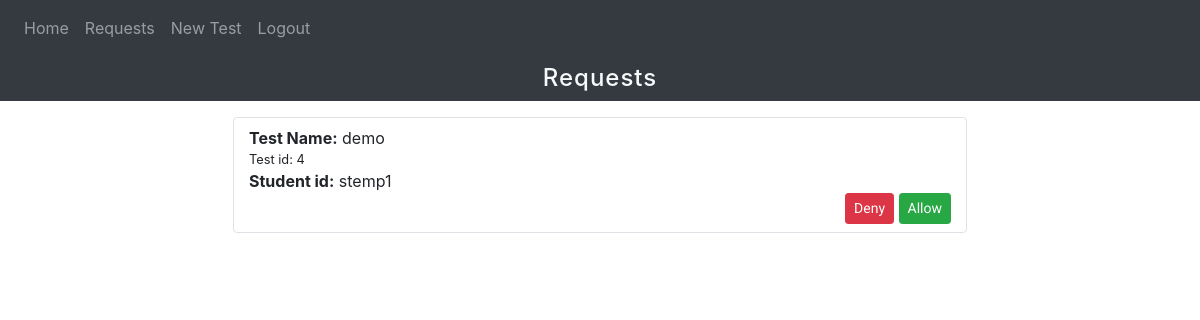
The page /teacher/permission_list/ (signed in) on the database as committed earlier.
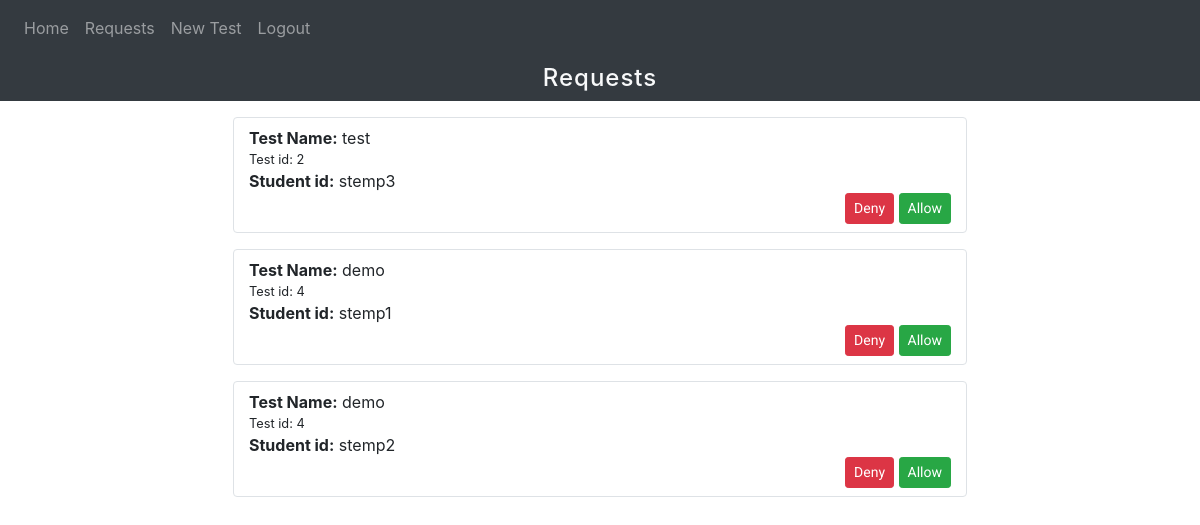
The same page on the database as committed later.
### Student/models.py (models this page shows)
class StudentTestModel(models.Model):
    PERMISSION_STATUS = (
        (INT_NOT_PERMITTED, 'not-permitted'),
        (INT_REQUESTED, 'requested'),
        (INT_PERMITTED, 'permitted'),
    )
    ATTEMPT_STATUS = (
        (INT_ATTEMPTED, 'attempted'),
        (INT_DISQUALIFIED, 'disqualified'),
        (INT_NOT_ATTEMPTED, 'not-attempted'),
    )
    student_id = models.ForeignKey(StudentSummaryModel, on_delete=models.CASCADE)
    test_id = models.ForeignKey(Test, on_delete=models.CASCADE)
    student_score = models.IntegerField(default=-1)
    is_permitted = models.CharField(max_length=2, choices = PERMISSION_STATUS, default=INT_REQUESTED, null=False, blank = False)
    attempt_status = models.CharField(choices=ATTEMPT_STATUS, max_length=2, default = INT_NOT_ATTEMPTED, null = False, blank = False)
    test_attempt_date = models.DateField(auto_now=False, default = datetime.datetime.now)
    class Meta:
        unique_together = ('student_id', 'test_id')

class StudentSummaryModel(models.Model):
    CASTE_CATEGORY = (
        ('GEN', 'General or Open'),
        ('OBC', 'Other backward classes'),
        ('SC', 'Scheduled Caste'),
        ('ST', 'Scheduled Tribe'),
    )
    student_user = models.OneToOneField(User, on_delete=models.CASCADE)
    studentRollNumber = models.CharField(max_length=MAX_LENGTH_SINGLE, null=False, blank=False, primary_key=True)
    student_first_name = models.CharField(max_length=MAX_LENGTH_SINGLE, default=DEFAULT_STRING, null=False, blank=False)
    student_last_name = models.CharField(max_length=MAX_LENGTH_SINGLE, default=DEFAULT_STRING, null=False, blank=False)
    student_dob = models.DateField(auto_now=False, null=False, blank=False)
    student_gender = models.CharField(max_length=MAX_LENGTH_SINGLE, blank=False, null=False)
    student_caste = models.CharField(choices=CASTE_CATEGORY, max_length=3, default='GEN')
    student_father_first_name = models.CharField(max_length=MAX_LENGTH_SINGLE, default=DEFAULT_STRING, null=False, blank=False)
    student_father_last_name = models.CharField(max_length=MAX_LENGTH_SINGLE, default=DEFAULT_STRING, null=False, blank=False)
    student_mother_first_name = models.CharField(max_length=MAX_LENGTH_SINGLE, default=DEFAULT_STRING, null=False, blank=False)
    student_mother_last_name = models.CharField(max_length=MAX_LENGTH_SINGLE, default=DEFAULT_STRING, null=False, blank=False)
    student_mobile = models.CharField(max_length=10, validators=[MaxLengthValidator(10), MinLengthValidator(10)], default=DEFAULT_INT, null=False, blank=False)
    student_emergency_contact = models.CharField(max_length=10, validators=[MaxLengthValidator(10), MinLengthValidator(10)], default=DEFAULT_INT, null=False, blank=False)
    student_phone_contact = models.CharField(max_length=10, null=True, blank=True)

### CTest/models.py (models this page shows)
class Test(models.Model):
    teacher_id = models.ForeignKey(Teacher, on_delete=models.CASCADE)
    test_name = models.CharField(max_length = 1024, default="", null= False, blank=False)
    is_published = models.BooleanField(default=False)

### Teachers/views.py (the view, shortened to what this page needs)
# urls.py: path('permission_list/', views.check_permission_list, name="permission_list"),
def check_permission_list(request):
    context_object = {}
    user_obj = User.objects.get(username = request.user)
    teacher_id = Teacher.objects.get(teacher_user = user_obj)
    test_permission = StudentTestModel.objects.filter(test_id__teacher_id=teacher_id, is_permitted=student_models.INT_REQUESTED)
    context_object['permission_list'] = test_permission
    return render(request, 'Teachers/test_permission_list.html', context_object)

### templates/Teachers/test_permission_list.html (shortened to what this page needs)
{% extends 'base.html' %}
{% block body %}
    {% include 'teachers/nav_teachers.html' %}
    <h4 class="p-2 bg-dark text-light text-center" style="letter-spacing: 1px;">Requests</h4>
    {% if permission_list.count == 0%}
        <div class="font-weight-bold text-center mt-4" style="font-size: 24px; color: #e2e1e0;">
            No Requests Yet!
        </div>
    {% else %}
        <ul class="list-style-type-none" style="padding: 0;">
            <div class="container p-0">
            <div class="row">
            {% for pitem in permission_list %}
                <div class="col-0 col-md-2"></div>
                <li class="col-12 col-md-8">
                    <div class="row border m-2 rounded pt-2 pb-2">
                        <div class="col-12">
                            <div><span class="font-weight-bold">Test Name:</span> <span>{{ pitem.test_id.test_name }}</span></div>
                            <div class="small">Test id: {{ pitem.test_id.id }}</div>
                            <div><span class="font-weight-bold">Student id:</span> {{pitem.student_id.student_user.username}}</div>
                        </div>
                        <div class="col-12 text-right">
                            <a class="btn font-roboto btn-danger btn-sm" href="{% url 'teachers:permission_list' %}?permission_item={{pitem.id}}&student_id={{pitem.student_id.studentRollNumber}}&permission_status=REJECTED">Deny</a>
                            <a class="btn font-roboto btn-success btn-sm" href="{% url 'teachers:permission_list' %}?permission_item={{pitem.id}}&student_id={{pitem.student_id.studentRollNumber}}&permission_status=GRANTED">Allow</a>
                        </div>
                    </div>
                </li>
                <div class="col-0 col-md-2"></div>
            {% endfor %}
            </div>
            </div>
        </ul>
    {% endif %}
{% endblock %}

Rows that differ between the two databases and show on the page:
added StudentTestModel: test_id.test_name "test", test_id.id "2", student_id.student_user.username "stemp3"
added StudentTestModel: test_id.test_name "demo", test_id.id "4", student_id.student_user.username "stemp2"
